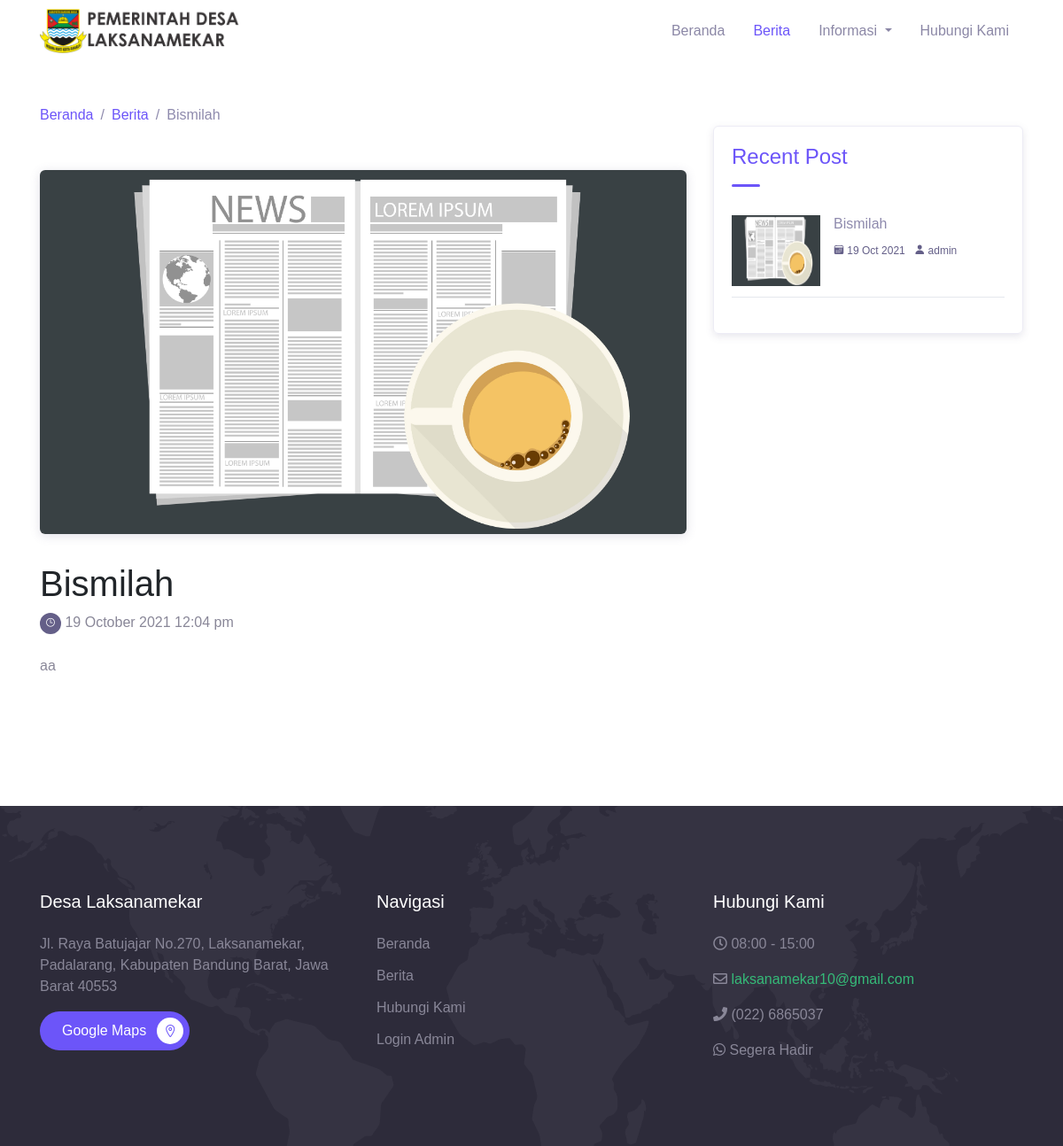
Screenshot of /listberita/detail/33 with the database file from the repository.
### tables this page shows
CREATE TABLE `berita` (
  `id` int(11) NOT NULL,
  `judul` varchar(128) NOT NULL,
  `isi` text NOT NULL,
  `image` varchar(123) NOT NULL,
  `author` int(11) DEFAULT NULL,
  `timestamp` datetime NOT NULL DEFAULT current_timestamp()
);

CREATE TABLE `user` (
  `id` int(11) NOT NULL,
  `username` varchar(128) NOT NULL,
  `nama` varchar(128) NOT NULL,
  `password` varchar(256) NOT NULL,
  `role` int(11) NOT NULL,
  `timestamp` datetime NOT NULL DEFAULT current_timestamp()
);

CREATE TABLE `aboutus` (
  `id` int(11) NOT NULL,
  `field` varchar(128) NOT NULL,
  `isi` text NOT NULL,
  `timestamp` datetime NOT NULL DEFAULT current_timestamp()
);

### application/controllers/ListBerita.php (called while the page is built, shortened)
<?php
class ListBerita extends CI_Controller
{
    public function detail($id)
    {
        $query = $this->db->query("SELECT berita.id, berita.judul, berita.isi, berita.image, user.nama, berita.timestamp FROM berita INNER JOIN user ON berita.author=user.id WHERE berita.id='$id'");
        $data['berita'] = $query->row_array();
        $query = $this->db->query('SELECT berita.id, berita.judul, berita.isi, berita.image, user.nama, berita.timestamp FROM berita INNER JOIN user ON berita.author=user.id ORDER BY berita.id DESC;');
        $data['recent'] = $query->result_array();
        $data['kontak'] = $this->db->get('aboutus')->result_array();
        $data['judul'] = $data['berita']['judul'];
        $this->load->view("portal/partial/header",$data);
        $this->load->view("portal/tampilberita", $data);
        $this->load->view("portal/partial/footer", $data);
    }
}

### index.php (called while the page is built, shortened)
<?php
require_once BASEPATH.'core/CodeIgniter.php';

### application/views/portal/tampilberita.php (the view, shortened to what this page needs)
<div class="page-section pt-5">
    <div class="container">
      <nav aria-label="Breadcrumb">
        <ul class="breadcrumb p-0 mb-0 bg-transparent">
          <li class="breadcrumb-item"><a href="<?= base_url('overview')?>">Beranda</a></li>
          <li class="breadcrumb-item"><a href="<?= base_url('listberita')?>">Berita</a></li>
          <li class="breadcrumb-item active"><?= $berita['judul']?></li>
        </ul>
      </nav>
      <div class="row">
        <div class="col-lg-8">
          <div class="blog-single-wrap">
            <div class="header">
                <img src="<?= base_url('assets/img/berita/' . $berita['image']) ?>" class="img-fluid" alt="" >
            </div>
            <h1 class="post-title"><?= $berita['judul']?></h1>
            <div class="post-meta">
              <div class="post-date">
                <span class="icon">
                  <span class="mai-time-outline"></span>
                  <?php $tanggal = new DateTime($berita['timestamp']);?>
                </span> <?= $stringDate = $tanggal->format('j F Y g:i a'); ?>
              </div>
            </div>
            <div class="post-content">
            <?= $berita['isi']?>
            </div>
          </div>
        </div>
        <div class="col-lg-4">
          <div class="widget">
            <div class="widget-box">
              <h4 class="widget-title">Recent Post</h4>
              <div class="divider"></div>
              <?php foreach ($recent as $b) : ?>
              <div class="blog-item">
                        <a class="post-thumb" href="">
                            <img src="<?= base_url('assets/img/berita/' . $b['image']) ?>" class="img-fluid" alt="">
                        </a>
                        <div class="content">
                            <h6 class="post-title"><a href="<?= base_url('listberita/detail/').$b['id']?>"><?= $b['judul']?></a></h6>
                        <div class="meta">
                        <?php $recent = new DateTime($b['timestamp']);?>
                            <a href="#"><span class="mai-calendar"></span> <?= $stringDate = $recent->format('j M Y'); ?></a>
                            <a href="#"><span class="mai-person"></span> <?= $b['nama']==NULL ? 'admin' : $b['nama'] ?></a>
                    </div>
                  </div>
                </div>
                <?php endforeach ?>
              </div>
</div>
</div>
</div>
</div>
</div>

### application/views/portal/partial/header.php (shortened to what this page needs)
<!DOCTYPE html>
<html lang="en">
<head>
  <link rel="stylesheet" href="<?= base_url('assets/') ?>css/maicons.css">
  <link rel="stylesheet" href="<?= base_url('assets/') ?>css/bootstrap.css">
  <link rel="stylesheet" href="<?= base_url('assets/') ?>vendor/animate/animate.css">
  <link rel="stylesheet" href="<?= base_url('assets/') ?>css/theme.css">
  <link rel="stylesheet" href="https://use.fontawesome.com/releases/v5.7.0/css/all.css">
</head>
<body>
  <header>
    <nav class="navbar navbar-expand-lg navbar-light bg-white sticky" data-offset="500">
      <div class="container">
        <a href="<?= base_url('overview')?>">
          <img src="<?= base_url('assets/') ?>img/logo2.png" height="50" alt="Logo">
        </a>
        <div class="navbar-collapse collapse" id="navbarContent">
          <ul class="navbar-nav ml-auto">
            <li <?= $this->uri->segment(1) == 'overview' || $this->uri->segment(1)=='' ? 'class="nav-item active"' : 'class="nav-item"' ?>>
              <a class="nav-link" href="<?= base_url('overview')?>">Beranda</a>
            </li>
            <li <?= $this->uri->segment(1) == 'listberita'  ? 'class="nav-item active"' : 'class="nav-item"' ?>>
              <a class="nav-link" href="<?= base_url('listberita')?>">Berita</a>
            </li>
            <li <?= $this->uri->segment(1) == 'visimisi'  || $this->uri->segment(1)=='struktur' || $this->uri->segment(1)=='penduduk' ? 'class="nav-item dropdown active"' : 'class="nav-item dropdown"' ?>>
              <a class="nav-link dropdown-toggle" href="#" id="navbarDropdown" role="button" data-toggle="dropdown" aria-haspopup="true" aria-expanded="false">
                Informasi
              </a>
            </li>
            <li <?= $this->uri->segment(1) == 'hubungikami'  ? 'class="nav-item active"' : 'class="nav-item"' ?>>
              <a class="nav-link" href="<?= base_url('hubungikami')?>">Hubungi Kami</a>
            </li>
          </ul>
        </div>
      </div>
    </nav>

### application/views/portal/partial/footer.php (shortened to what this page needs)
  <footer class="page-footer bg-image" style="background-image: url(../assets/img/world_pattern.svg);">
    <div class="container">
      <div class="row mb-5">
        <div class="col-lg-4 py-3">
          <h5>Desa Laksanamekar</h5>
          <p>Jl. Raya Batujajar No.270, Laksanamekar, Padalarang, Kabupaten Bandung Barat, Jawa Barat 40553</p>
          <a href="https://goo.gl/maps/BEDSajKsLTRNcZWv6" target="#" class="btn btn-primary btn-split">Google Maps<div class="fab"><span class="mai-location-outline"></span></div></a>
        </div>
        <div class="col-lg-4 py-3">
          <h5>Navigasi</h5>
          <ul class="footer-menu">
            <li><a href="<?= base_url('overview')?>">Beranda</a></li>
            <li><a href="<?= base_url('listberita')?>">Berita</a></li>
            <li><a href="<?= base_url('hubungikami')?>">Hubungi Kami</a></li>
            <li><a href="<?= base_url('auth')?>">Login Admin</a></li>
          </ul>
        </div>
        <div class="col-lg-4 py-3">
          <h5>Hubungi Kami</h5>
          <p><i class="far fa-clock"> </i> <?= $kontak['0']['isi']?></p>
          <p><i class="far fa-envelope"> </i> <a href="mailto:<?= $kontak['1']['isi']?>"><?= $kontak['1']['isi']?></a></p>
          <p><i class="fas fa-phone"></i> <?= $kontak['2']['isi']?></p>
          <p><i class="fab fa-whatsapp"> </i> <?= $kontak['3']['isi']?></p>
        </div>
      </div>
      </div>
  </footer>
</body>
</html>

### assets/css/theme.css (style rules this page uses)
:root { --primary: #6C55F9; --accent: #FF3D85; --secondary: #645F88; --success: #35bb78; --info: #05B4E1; --warning: #FAC14D; --danger: #FF4943; --grey: #B4B2C5; --dark: #2D2B3A; --light: #F6F5FC; }
body { font-family: "Work Sans", sans-serif; line-height: 1.5; color: #2D2B3A; }
a { color: #6C55F9; text-decoration: none; background-color: transparent; }
.btn-primary { color: #fff; background-color: #6C55F9; border-color: transparent; }
.btn { padding: 8px 24px; }
.breadcrumb { font-weight: 500; background-color: #f8f9fa; }
.breadcrumb .breadcrumb-item.active { color: #8e8aad; }
.breadcrumb .breadcrumb-item + .breadcrumb-item::before { color: #8e8aad; }
.navbar { min-height: 70px; }
.navbar.sticky { z-index: 1080; }
.navbar-nav { margin-top: 10px; border-top: 1px solid #e4e7ee; flex-shrink: 0; }
.navbar-nav .nav-link { transition: all .2s ease; }
.navbar-light .navbar-nav .nav-link { color: rgba(100, 95, 136, 0.75); }
.navbar-light .navbar-nav .show > .nav-link, .navbar-light .navbar-nav .active > .nav-link, .navbar-light .navbar-nav .nav-link.show, .navbar-light .navbar-nav .nav-link.active { font-weight: 500; color: #6C55F9; }
@media (min-width: 992px) { .navbar-expand-lg .navbar-nav { margin-top: 0; border-top: none; } }
@media (min-width: 992px) { .navbar-expand-lg .navbar-nav .nav-link { padding-right: 16px; padding-left: 16px; } }
@media (min-width: 992px) { .navbar-expand-lg .navbar-nav { align-items: center; } }
.bg-image { position: relative; background-position: center center; background-size: cover; background-repeat: no-repeat; }
.bg-image > * { position: relative; z-index: 10; }
.page-section { position: relative; padding-top: 80px; padding-bottom: 80px; color: #898798; overflow: hidden; }
.divider { display: block; margin-top: 16px; margin-bottom: 32px; width: 32px; height: 3px; border-radius: 40px; background-color: #6C55F9; }
.btn-split { display: inline-flex; align-items: center; border-radius: 40px; padding-top: 6px; padding-bottom: 6px; padding-right: 6px; }
.btn-split .fab { display: inline-block; margin-left: 12px; width: 30px; height: 30px; border-radius: 50%; line-height: 32px; text-align: center; background-color: #fff; color: #6C55F9; }
.page-footer { position: relative; display: block; padding-top: 80px; padding-bottom: 16px; background-color: #2D2B3A; }
.page-footer p a { color: #35bb78; transition: color .2s ease; }
.page-footer h3, .page-footer h4, .page-footer h5 { color: #fff; margin-bottom: 24px; }
.page-footer p { color: #898798; }
.footer-menu { position: relative; padding-left: 0; list-style: none; }
.footer-menu li { margin-bottom: 12px; }
.footer-menu a, .footer-link { color: #898798; }
.blog-single-wrap { display: block; padding: 50px 0; }
.blog-single-wrap .header { margin-bottom: 32px; background-color: #fff; border-radius: 6px; box-shadow: 0 2px 12px rgba(100, 95, 136, 0.2); overflow: hidden; }
.blog-single-wrap .post-title { font-weight: 500; color: #212529; }
.blog-single-wrap .post-meta { display: block; margin-bottom: 24px; }
.blog-single-wrap .post-meta .icon { display: inline-block; width: 24px; height: 24px; line-height: 24px; border-radius: 50%; font-size: 12px; text-align: center; background-color: #645F88; color: #fff; }
.blog-single-wrap .post-meta .post-date, .blog-single-wrap .post-meta .post-comment-count { display: inline-block; }
.widget-box { display: block; padding: 20px; margin-bottom: 32px; border-radius: 6px; border: 1px solid #EDECF5; box-shadow: 0 3px 9px rgba(100, 95, 136, 0.15); }
.widget-title { color: #6C55F9; }
.blog-item { position: relative; display: flex; flex-direction: row; padding-bottom: 12px; margin-bottom: 20px; border-bottom: 1px solid #e4e7ee; }
.blog-item .post-thumb { flex-shrink: 0; position: relative; display: inline-block; margin-right: 15px; width: 100px; height: 80px; background-color: #F6F5FC; overflow: hidden; }
.blog-item .post-thumb img { width: auto; height: 100%; }
.blog-item .post-title a { color: #8e8aad; transition: all .2s ease; }
.blog-item .meta a { margin-right: 6px; font-size: 12px; color: #645F88; }

### rows the page displays
berita: judul "Bismilah", image (picture), timestamp "19 October 2021 12:04 pm", isi "aa", timestamp "19 Oct 2021", user.nama "admin"
aboutus: isi "08:00 - 15:00"
aboutus: isi "laksanamekar10@gmail.com"
aboutus: isi "(022) 6865037"
aboutus: isi "Segera Hadir"
